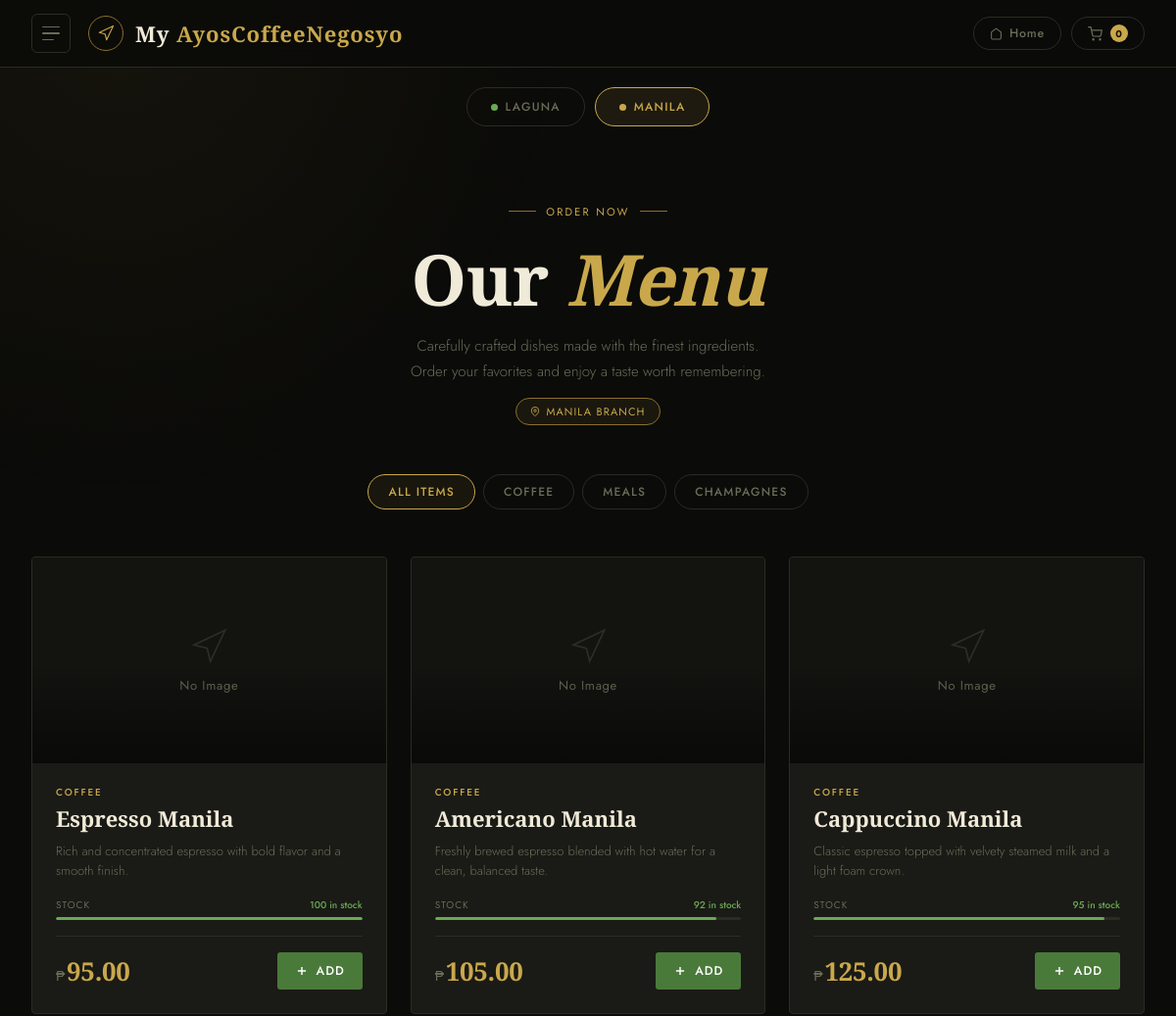
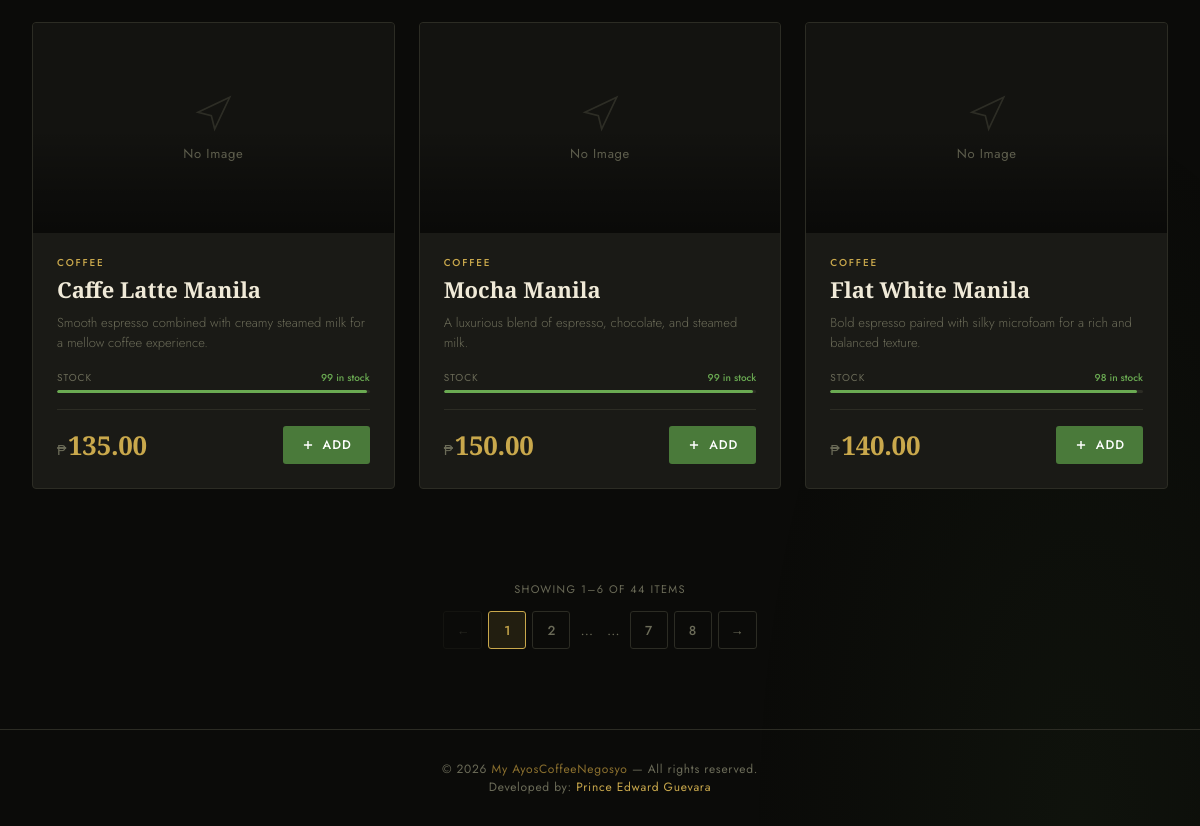
Screenshot of /menu.php?branch=manila with the database file from the repository (2 pictures, top to bottom).
### tables this page shows
CREATE TABLE `products` (
  `id` int(11) NOT NULL,
  `name` varchar(100) DEFAULT NULL,
  `price` decimal(10,2) DEFAULT NULL,
  `category` varchar(100) DEFAULT 'general',
  `description` text DEFAULT NULL,
  `image` varchar(500) DEFAULT NULL,
  `stock` int(11) DEFAULT 100,
  `reorder_level` int(11) DEFAULT 10,
  `sku` varchar(100) DEFAULT NULL,
  `branch` varchar(20) DEFAULT 'laguna',
  `type` varchar(20) DEFAULT 'food'
);

### menu.php (the view, shortened to what this page needs)
<?php
include 'config.php';
$conn->query("ALTER TABLE orders ADD COLUMN IF NOT EXISTS notes TEXT DEFAULT NULL");
$conn->query("ALTER TABLE orders ADD COLUMN IF NOT EXISTS status VARCHAR(50) DEFAULT 'pending'");
$conn->query("ALTER TABLE order_items ADD COLUMN IF NOT EXISTS price decimal(10,2) DEFAULT NULL");
$branch = $_SESSION['branch'] ?? 'laguna';
if (isset($_GET['branch']) && in_array($_GET['branch'], ['laguna', 'manila'])) {
    $branch = $_GET['branch'];
}
$branchEsc = $conn->real_escape_string($branch);
$result = $conn->query("SELECT * FROM products WHERE branch = '$branchEsc' ORDER BY id ASC");
$products = [];
if ($result) { while ($row = $result->fetch_assoc()) { $products[] = $row; } }
$categories = $branch === 'manila'
    ? ['all' => 'All Items', 'coffee' => 'Coffee','meals' => 'Meals', 'champagnes' => 'Champagnes']
    : ['all' => 'All Items', 'mains' => 'Mains', 'sides' => 'Sides', 'drinks' => 'Drinks', 'desserts' => 'Desserts'];
?>
<!DOCTYPE html>
<html lang="en">
<head>
</head>
<body>
<div id="sidebarOverlay"></div>
<header>
    <div class="header-inner">
        <div class="header-left">
            <button id="sidebarToggle" aria-label="Open sidebar" aria-expanded="false">
                <div class="hb"><span></span><span></span><span></span></div>
            </button>
            <a href="index.php" class="brand">
                <div class="brand-icon">
                    <svg width="18" height="18" viewBox="0 0 24 24" fill="none" stroke="#c9a84c" stroke-width="1.5" stroke-linecap="round" stroke-linejoin="round"><path d="M3 11l19-9-9 19-2-8-8-2z"/></svg>
                </div>
                <span class="brand-name">My <span>AyosCoffeeNegosyo</span></span>
            </a>
        </div>
        <div class="header-right">
            <a href="index.php" class="header-home-link">
                <svg width="13" height="13" viewBox="0 0 24 24" fill="none" stroke="currentColor" stroke-width="2"><path d="M3 9l9-7 9 7v11a2 2 0 0 1-2 2H5a2 2 0 0 1-2-2z"/></svg>
                Home
            </a>
            <a href="cart.php" class="header-cart-pill" aria-label="View cart">
                <svg width="15" height="15" viewBox="0 0 24 24" fill="none" stroke="currentColor" stroke-width="2" stroke-linecap="round" stroke-linejoin="round"><circle cx="9" cy="21" r="1"/><circle cx="20" cy="21" r="1"/><path d="M1 1h4l2.68 13.39a2 2 0 0 0 2 1.61h9.72a2 2 0 0 0 2-1.61L23 6H6"/></svg>
                <span class="header-cart-count" id="cartCount">0</span>
            </a>
        </div>
    </div>
</header>
<div class="branch-bar">
    <a href="?branch=laguna" class="branch-btn <?= $branch === 'laguna' ? 'active' : '' ?>">
        <div class="branch-dot"></div>
        Laguna
    </a>
    <a href="?branch=manila" class="branch-btn <?= $branch === 'manila' ? 'active' : '' ?>">
        <div class="branch-dot"></div>
        Manila
    </a>
</div>
<section class="hero">
    <div class="hero-eyebrow">Order Now</div>
    <h1>Our <em>Menu</em></h1>
    <p>Carefully crafted dishes made with the finest ingredients.<br>Order your favorites and enjoy a taste worth remembering.</p>
    <div class="branch-badge">
        <svg width="10" height="10" viewBox="0 0 24 24" fill="none" stroke="currentColor" stroke-width="2"><path d="M21 10c0 7-9 13-9 13s-9-6-9-13a9 9 0 0 1 18 0z"/><circle cx="12" cy="10" r="3"/></svg>
        <?= ucfirst($branch) ?> Branch
    </div>
</section>
<div class="filter-bar">
    <?php foreach ($categories as $key => $label): ?>
    <button class="filter-btn <?= $key === 'all' ? 'active' : '' ?>" data-filter="<?= $key ?>"><?= $label ?></button>
    <?php endforeach; ?>
</div>
<main class="menu-section">
    <?php if (empty($products)): ?>
        <div class="empty-state">
            <svg width="64" height="64" viewBox="0 0 24 24" fill="none" stroke="currentColor" stroke-width="1" stroke-linecap="round" stroke-linejoin="round"><path d="M3 11l19-9-9 19-2-8-8-2z"/></svg>
            <h3>No dishes available yet.</h3>
            <p>Check back soon — the kitchen is preparing something special.</p>
        </div>
    <?php else: ?>
        <div class="menu-grid" id="menuGrid">
        <?php foreach ($products as $row):
            $stock   = (int)($row['stock'] ?? 100);
            $reorder = (int)($row['reorder_level'] ?? 10);
            $pct     = max(0, min(100, ($stock / 100) * 100));
            $isOos   = $stock <= 0;
            $isLow   = !$isOos && $stock <= $reorder;
            $cls     = $isOos ? 's-red' : ($isLow ? 's-amber' : 's-green');
            $txt     = $isOos ? 'Out of stock' : ($isLow ? "Low — {$stock} left" : "{$stock} in stock");
            $cat     = $row['category'] ?? 'mains';
        ?>
            <div class="menu-card <?= $isOos ? 'out-of-stock' : '' ?>"
                 data-category="<?= htmlspecialchars($cat) ?>"
                 data-stock="<?= $stock ?>">
                <div class="card-img-wrap">
                </div>
                <div class="card-body">
                    <?php if (!empty($row['category'])): ?>
                        <div class="card-category"><?= htmlspecialchars($row['category']) ?></div>
                    <?php endif; ?>
                    <h3 class="card-name"><?= htmlspecialchars($row['name']) ?></h3>
                    <p class="card-desc"><?= !empty($row['description']) ? htmlspecialchars($row['description']) : 'A signature dish from our kitchen, prepared fresh to order.' ?></p>
                    <div class="stock-wrap">
                        <div class="stock-top">
                            <span class="stock-label">Stock</span>
                            <span class="stock-text <?= $cls ?>"><?= $txt ?></span>
                        </div>
                        <div class="stock-bar-bg">
                            <div class="stock-bar-fill <?= $cls ?>" style="width:<?= $pct ?>%"></div>
                        </div>
                    </div>
                    <div class="card-footer">
                        <div class="card-price"><span>₱</span><?= number_format((float)$row['price'], 2) ?></div>
                        <?php if ($isOos): ?>
                            <button class="add-btn" disabled>
                                <svg width="14" height="14" viewBox="0 0 24 24" fill="none" stroke="currentColor" stroke-width="2.5"><circle cx="12" cy="12" r="10"/><line x1="4.93" y1="4.93" x2="19.07" y2="19.07"/></svg>
                                Unavailable
                            </button>
                        <?php else: ?>
                            <button class="add-btn" onclick="addToCart(<?= (int)$row['id'] ?>, this)">
                                <svg width="14" height="14" viewBox="0 0 24 24" fill="none" stroke="currentColor" stroke-width="2.5"><line x1="12" y1="5" x2="12" y2="19"/><line x1="5" y1="12" x2="19" y2="12"/></svg>
                                Add
                            </button>
                        <?php endif; ?>
                    </div>
                </div>
            </div>
        <?php endforeach; ?>
        </div>
    <?php endif; ?>
</main>
<div class="pagination-wrap" id="paginationWrap" style="display:none;">
    <div class="pagination-info" id="paginationInfo"></div>
    <div class="pagination" id="pagination"></div>
</div>
<footer>
    <p>© 2026 <span>My AyosCoffeeNegosyo</span> — All rights reserved.</p>
    <p>Developed by: <a href="https://www.instagram.com/_theprnx.gvara/" target="_blank" rel="noopener noreferrer">Prince Edward Guevara</a></p>
</footer>
</body>
</html>

### rows the page displays
products: category "COFFEE", name "Espresso Manila", description "Rich and concentrated espresso with bold flavor and a smooth finish.", txt "100 in stock", price "95.00"
products: category "COFFEE", name "Americano Manila", description "Freshly brewed espresso blended with hot water for a clean, balanced taste.", txt "92 in stock", price "105.00"
products: category "COFFEE", name "Cappuccino Manila", description "Classic espresso topped with velvety steamed milk and a light foam crown.", txt "95 in stock", price "125.00"
products: category "COFFEE", name "Caffe Latte Manila", description "Smooth espresso combined with creamy steamed milk for a mellow coffee experience.", txt "99 in stock", price "135.00"
products: category "COFFEE", name "Mocha Manila", description "A luxurious blend of espresso, chocolate, and steamed milk.", txt "99 in stock", price "150.00"
products: category "COFFEE", name "Flat White Manila", description "Bold espresso paired with silky microfoam for a rich and balanced texture.", txt "98 in stock", price "140.00"

### other values shown
$branch "MANILA"
$label "ALL ITEMS"
$label "COFFEE"
$label "MEALS"
$label "CHAMPAGNES"
